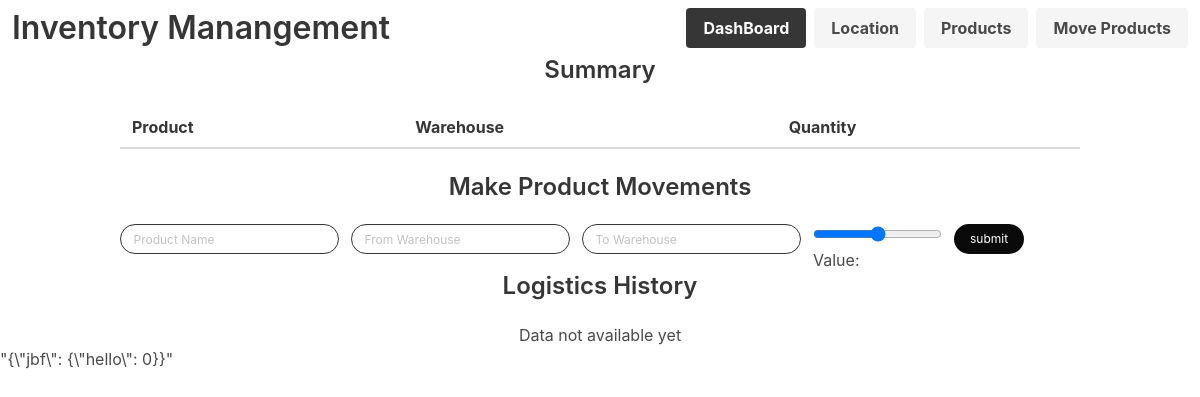
Before: /movement with the older database file.
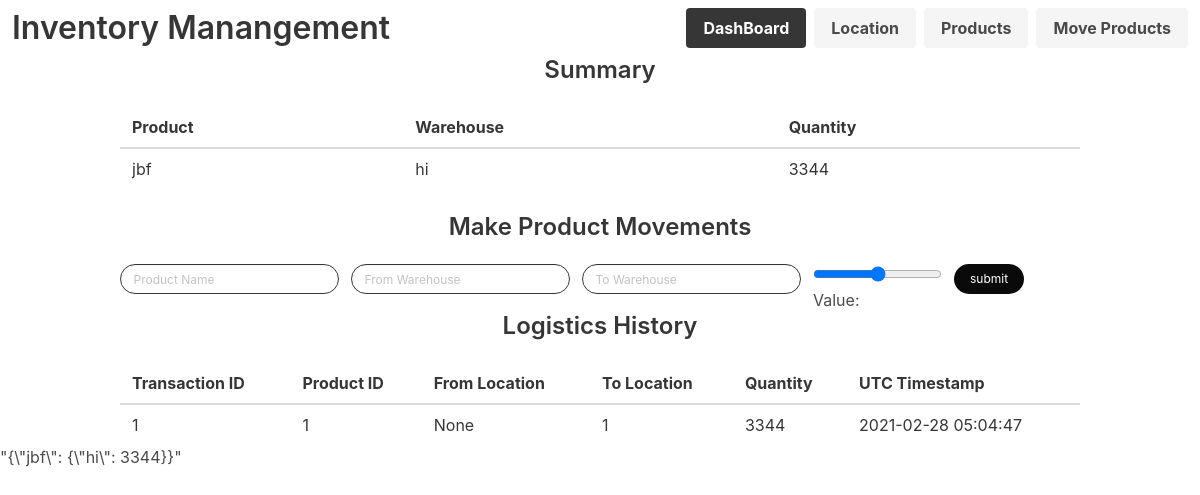
After: the same page with the newer database file.
### tables this page shows
CREATE TABLE products(prod_id INTEGER PRIMARY KEY AUTOINCREMENT,
                    prod_name TEXT UNIQUE NOT NULL,
                    prod_quantity INTEGER NOT NULL,
                    unallocated_quantity INTEGER);

CREATE TABLE location(loc_id INTEGER PRIMARY KEY AUTOINCREMENT,
                                 loc_name TEXT UNIQUE NOT NULL);

CREATE TABLE logistics(trans_id INTEGER PRIMARY KEY AUTOINCREMENT,
                                prod_id INTEGER NOT NULL,
                                from_loc_id INTEGER NULL,
                                to_loc_id INTEGER NULL,
                                prod_quantity INTEGER NOT NULL,
                                trans_time TIMESTAMP NOT NULL DEFAULT CURRENT_TIMESTAMP,
                                FOREIGN KEY(prod_id) REFERENCES products(prod_id),
                                FOREIGN KEY(from_loc_id) REFERENCES location(loc_id),
                                FOREIGN KEY(to_loc_id) REFERENCES location(loc_id));

### app.py (the view, shortened to what this page needs)
@app.route('/movement', methods=['POST', 'GET'])
def movement():
    init_database()
    msg = None
    db = sqlite3.connect(DATABASE_NAME)
    cursor = db.cursor()
    cursor.execute("SELECT * FROM logistics")
    logistics_data = cursor.fetchall()
    cursor.execute("SELECT prod_id, prod_name, unallocated_quantity FROM products")
    products = cursor.fetchall()
    cursor.execute("SELECT loc_id, loc_name FROM location")
    locations = cursor.fetchall()
    log_summary = []
    for p_id in [x[0] for x in products]:
        cursor.execute("SELECT prod_name FROM products WHERE prod_id = ?", (p_id, ))
        temp_prod_name = cursor.fetchone()
        for l_id in [x[0] for x in locations]:
            cursor.execute("SELECT loc_name FROM location WHERE loc_id = ?", (l_id,))
            temp_loc_name = cursor.fetchone()
            cursor.execute("""
            SELECT SUM(log.prod_quantity)
            FROM logistics log
            WHERE log.prod_id = ? AND log.to_loc_id = ?
            """, (p_id, l_id))
            sum_to_loc = cursor.fetchone()
            cursor.execute("""
            SELECT SUM(log.prod_quantity)
            FROM logistics log
            WHERE log.prod_id = ? AND log.from_loc_id = ?
            """, (p_id, l_id))
            sum_from_loc = cursor.fetchone()
            if sum_from_loc[0] is None:
                sum_from_loc = (0,)
            if sum_to_loc[0] is None:
                sum_to_loc = (0,)
            log_summary += [(temp_prod_name + temp_loc_name + (sum_to_loc[0] - sum_from_loc[0],))]
    alloc_json = {}
    for row in log_summary:
        try:
            if row[1] in alloc_json[row[0]].keys():
                alloc_json[row[0]][row[1]] += row[2]
            else:
                alloc_json[row[0]][row[1]] = row[2]
        except (KeyError, TypeError):
            alloc_json[row[0]] = {}
            alloc_json[row[0]][row[1]] = row[2]
    alloc_json = json.dumps(alloc_json)
    return render('movement.html', title="ProductMovement",
                  link=link, trans_message=msg,
                  products=products, locations=locations, allocated=alloc_json,
                  logs=logistics_data, database=log_summary)

### templates/movement.html (shortened to what this page needs)
{% extends 'base-template.html' %}
{% block content %}
<div class="container">
    <h1 class="title is-4" align="center">Summary</h1>
        {% if database == None or database|length == 0 %}
            <h3 align="center" class="font-weight-light">Summary not available yet</h3>
        {%else%}
        <table class="table is-fullwidth">
            <thead>
                <tr>
                    <th>Product</th>
                    <th>Warehouse</th>
                    <th>Quantity</th>
                </tr>
            </thead>
            <tbody>
                {% for data in database %}
                    {% if data[2] != 0 %}
                        <tr>
                            <td>{{ data[0] }}</td>
                            <td>{{ data[1] }}</td>
                            <td>{{ data[2] }}</td>
                        </tr>
                    {% endif %}
                {% endfor %}
            </tbody>
        </table>
        {%endif%}
        <h1 align="center" class="title is-4">Make Product Movements</h1>
        <form action = "{{ url_for('movement') }}" method = "POST">
            <div class="field is-grouped" title="Add logs">
                <div class="control ">
                    <input name= "prod_name" id="prod_name" list="products" placeholder="Product Name" class="input is-small is-dark is-rounded" autocomplete="off" required autofocus>
                </div>
                <div class="control ">
                    <input name="from_loc" id="from_loc" list="locations_to_from" placeholder="From Warehouse" class="input is-small is-dark is-rounded" autocomplete="off">
                </div>
                <div class="control ">
                    <input name="to_loc" id="to_loc" list="locations_to_from" placeholder="To Warehouse" class="input is-small is-dark is-rounded" autocomplete="off">
                </div>
                <div class="control slide-container">
                    <input name="quantity" type="range" min="0" value="" class="slider" id="slider_range" required title="Product Range">
                    <p>Value: &nbsp;&nbsp;&nbsp;</p>
                </div>
                <div class="control ">
                    <input type= "submit" id="submit" class="button is-black is-small is-rounded" value= "submit" /><br>
                </div>
            </div>
        </form>
        <h1 align="center" class="title is-4">Logistics History</h1>
        {% if logs == None or logs|length == 0 %}
            <h3 align="center" class="font-weight-light">Data not available yet</h3>
        {% else %}
        <table class="table is-fullwidth">
            <thead>
                <tr>
                    <th>Transaction ID</th>
                    <th>Product ID</th>
                    <th>From Location</th>
                    <th>To Location</th>
                    <th>Quantity</th>
                    <th>UTC Timestamp</th>
                </tr>
            </thead>
            <tbody>
                {% for log in logs %}
                    <tr>
                        <td>{{ log[0] }}</td>
                        <td>{{ log[1] }}</td>
                        <td>{{ log[2] }}</td>
                        <td>{{ log[3] }}</td>
                        <td>{{ log[4] }}</td>
                        <td>{{ log[5] }}</td>
                    </tr>
                {% endfor %}
            </tbody>
        </table>
    {% endif %}
</div>
    {{ allocated|tojson }}
{% endblock %}

### templates/base-template.html (shortened to what this page needs)
<!DOCTYPE html>
<html>
    <head>
        <link rel="stylesheet" href="https://cdn.jsdelivr.net/npm/bulma@0.9.1/css/bulma.min.css">
</head>
    </head>
    <body>
        <nav class="navbar " role="navigation" aria-label="main navigation">
            <div class="navbar-brand">
              <a class="navbar-item">
                <h1 class="title">Inventory Manangement</h1>
              </a>
            </div>
            <div id="navbarBasicExample" class="navbar-menu">
                <div class="navbar-end">
                <div class="navbar-item">
                  <div class="buttons">
                    <a class="button is-dark"  href='{{ link.index }}'>
                      <strong>DashBoard</strong>
                    </a>
                    <a class="button is-light" href='{{ link.location }}'>
                        <strong>Location</strong>
                    </a>
                    <a class="button is-light" href='{{ link.product }}'>
                        <strong>Products</strong>
                    </a>
                    <a class="button is-light" href='{{ link.movement }}'>
                        <strong>Move Products</strong>
                    </a>
                  </div>
                </div>
              </div>
            </div>
        </nav>
        {% block content %}
        {% endblock %}
    </body>
</html>

Changed rows visible on the page:
now on this page (row edited): products: prod_name "jbf"
now on this page (row edited): location: loc_name "hi"
added logistics: trans_id "1", prod "1", log "None", to_loc "1", prod_quantity "3344", trans_time "2021-02-28 05:04:47"
Other visible differences:
{{ allocated|tojson }}: "\"{\\\"jbf\\\": {\\\"hello\\\": 0}}\"" → "\"{\\\"jbf\\\": {\\\"hi\\\": 3344}}\""
new list line: "3344"
text no longer shown: "Data not available yet"
text now shown: "Transaction ID Product ID From Location To Location Quantity UTC Timestamp"
